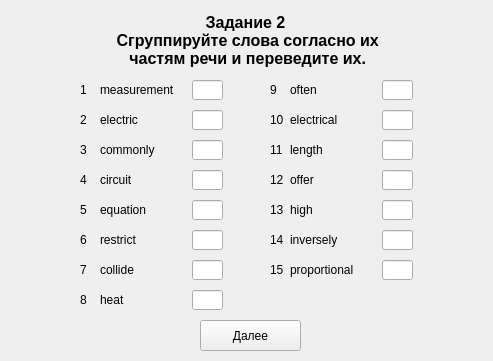
<?xml version="1.0" encoding="UTF-8"?>
<ui version="4.0">
 <class>Zadanie1_part1</class>
 <widget class="QWidget" name="Zadanie1_part1">
  <property name="geometry">
   <rect>
    <x>0</x>
    <y>0</y>
    <width>493</width>
    <height>361</height>
   </rect>
  </property>
  <property name="windowTitle">
   <string>Form</string>
  </property>
  <widget class="QLabel" name="label_title">
   <property name="geometry">
    <rect>
     <x>10</x>
     <y>10</y>
     <width>471</width>
     <height>61</height>
    </rect>
   </property>
   <property name="font">
    <font>
     <pointsize>12</pointsize>
     <weight>75</weight>
     <bold>true</bold>
     <strikeout>false</strikeout>
    </font>
   </property>
   <property name="cursor">
    <cursorShape>ArrowCursor</cursorShape>
   </property>
   <property name="text">
    <string>Задание 2
 Сгруппируйте слова согласно их
 частям речи и переведите их.</string>
   </property>
   <property name="textFormat">
    <enum>Qt::AutoText</enum>
   </property>
   <property name="alignment">
    <set>Qt::AlignCenter</set>
   </property>
  </widget>
  <widget class="QLabel" name="label_number_1">
   <property name="geometry">
    <rect>
     <x>80</x>
     <y>80</y>
     <width>16</width>
     <height>20</height>
    </rect>
   </property>
   <property name="text">
    <string>1</string>
   </property>
  </widget>
  <widget class="QLineEdit" name="lineEdit_answer_1">
   <property name="geometry">
    <rect>
     <x>192</x>
     <y>80</y>
     <width>31</width>
     <height>20</height>
    </rect>
   </property>
   <property name="text">
    <string/>
   </property>
  </widget>
  <widget class="QPushButton" name="pushButton_answer">
   <property name="geometry">
    <rect>
     <x>200</x>
     <y>320</y>
     <width>101</width>
     <height>31</height>
    </rect>
   </property>
   <property name="text">
    <string>Далее</string>
   </property>
  </widget>
  <widget class="QLabel" name="label_word_1">
   <property name="geometry">
    <rect>
     <x>100</x>
     <y>80</y>
     <width>81</width>
     <height>20</height>
    </rect>
   </property>
   <property name="text">
    <string>measurement</string>
   </property>
  </widget>
  <widget class="QLabel" name="label_word_2">
   <property name="geometry">
    <rect>
     <x>100</x>
     <y>110</y>
     <width>81</width>
     <height>20</height>
    </rect>
   </property>
   <property name="text">
    <string>electric</string>
   </property>
  </widget>
  <widget class="QLineEdit" name="lineEdit_answer_2">
   <property name="geometry">
    <rect>
     <x>192</x>
     <y>110</y>
     <width>31</width>
     <height>20</height>
    </rect>
   </property>
  </widget>
  <widget class="QLabel" name="label_number_2">
   <property name="geometry">
    <rect>
     <x>80</x>
     <y>110</y>
     <width>16</width>
     <height>20</height>
    </rect>
   </property>
   <property name="text">
    <string>2</string>
   </property>
  </widget>
  <widget class="QLabel" name="label_word_3">
   <property name="geometry">
    <rect>
     <x>100</x>
     <y>140</y>
     <width>81</width>
     <height>20</height>
    </rect>
   </property>
   <property name="text">
    <string>commonly</string>
   </property>
  </widget>
  <widget class="QLineEdit" name="lineEdit_answer_3">
   <property name="geometry">
    <rect>
     <x>192</x>
     <y>140</y>
     <width>31</width>
     <height>20</height>
    </rect>
   </property>
  </widget>
  <widget class="QLabel" name="label_number_3">
   <property name="geometry">
    <rect>
     <x>80</x>
     <y>140</y>
     <width>16</width>
     <height>20</height>
    </rect>
   </property>
   <property name="text">
    <string>3</string>
   </property>
  </widget>
  <widget class="QLabel" name="label_word_4">
   <property name="geometry">
    <rect>
     <x>100</x>
     <y>170</y>
     <width>81</width>
     <height>20</height>
    </rect>
   </property>
   <property name="text">
    <string>circuit</string>
   </property>
  </widget>
  <widget class="QLineEdit" name="lineEdit_answer_4">
   <property name="geometry">
    <rect>
     <x>192</x>
     <y>170</y>
     <width>31</width>
     <height>20</height>
    </rect>
   </property>
  </widget>
  <widget class="QLabel" name="label_number_4">
   <property name="geometry">
    <rect>
     <x>80</x>
     <y>170</y>
     <width>16</width>
     <height>20</height>
    </rect>
   </property>
   <property name="text">
    <string>4</string>
   </property>
  </widget>
  <widget class="QLabel" name="label_word_5">
   <property name="geometry">
    <rect>
     <x>100</x>
     <y>200</y>
     <width>81</width>
     <height>20</height>
    </rect>
   </property>
   <property name="text">
    <string>equation</string>
   </property>
  </widget>
  <widget class="QLineEdit" name="lineEdit_answer_5">
   <property name="geometry">
    <rect>
     <x>192</x>
     <y>200</y>
     <width>31</width>
     <height>20</height>
    </rect>
   </property>
  </widget>
  <widget class="QLabel" name="label_number_5">
   <property name="geometry">
    <rect>
     <x>80</x>
     <y>200</y>
     <width>16</width>
     <height>20</height>
    </rect>
   </property>
   <property name="text">
    <string>5</string>
   </property>
  </widget>
  <widget class="QLabel" name="label_word_6">
   <property name="geometry">
    <rect>
     <x>100</x>
     <y>230</y>
     <width>81</width>
     <height>20</height>
    </rect>
   </property>
   <property name="text">
    <string>restrict</string>
   </property>
  </widget>
  <widget class="QLineEdit" name="lineEdit_answer_6">
   <property name="geometry">
    <rect>
     <x>192</x>
     <y>230</y>
     <width>31</width>
     <height>20</height>
    </rect>
   </property>
  </widget>
  <widget class="QLabel" name="label_number_6">
   <property name="geometry">
    <rect>
     <x>80</x>
     <y>230</y>
     <width>16</width>
     <height>20</height>
    </rect>
   </property>
   <property name="text">
    <string>6</string>
   </property>
  </widget>
  <widget class="QLabel" name="label_word_7">
   <property name="geometry">
    <rect>
     <x>100</x>
     <y>260</y>
     <width>81</width>
     <height>20</height>
    </rect>
   </property>
   <property name="text">
    <string>collide</string>
   </property>
  </widget>
  <widget class="QLineEdit" name="lineEdit_answer_7">
   <property name="geometry">
    <rect>
     <x>192</x>
     <y>260</y>
     <width>31</width>
     <height>20</height>
    </rect>
   </property>
  </widget>
  <widget class="QLabel" name="label_number_7">
   <property name="geometry">
    <rect>
     <x>80</x>
     <y>260</y>
     <width>16</width>
     <height>20</height>
    </rect>
   </property>
   <property name="text">
    <string>7</string>
   </property>
  </widget>
  <widget class="QLabel" name="label_word_8">
   <property name="geometry">
    <rect>
     <x>100</x>
     <y>290</y>
     <width>81</width>
     <height>20</height>
    </rect>
   </property>
   <property name="text">
    <string>heat</string>
   </property>
  </widget>
  <widget class="QLineEdit" name="lineEdit_answer_8">
   <property name="geometry">
    <rect>
     <x>192</x>
     <y>290</y>
     <width>31</width>
     <height>20</height>
    </rect>
   </property>
  </widget>
  <widget class="QLabel" name="label_number_8">
   <property name="geometry">
    <rect>
     <x>80</x>
     <y>290</y>
     <width>16</width>
     <height>20</height>
    </rect>
   </property>
   <property name="text">
    <string>8</string>
   </property>
  </widget>
  <widget class="QLabel" name="label_word_9">
   <property name="geometry">
    <rect>
     <x>290</x>
     <y>80</y>
     <width>81</width>
     <height>20</height>
    </rect>
   </property>
   <property name="text">
    <string>often</string>
   </property>
  </widget>
  <widget class="QLineEdit" name="lineEdit_answer_9">
   <property name="geometry">
    <rect>
     <x>382</x>
     <y>80</y>
     <width>31</width>
     <height>20</height>
    </rect>
   </property>
  </widget>
  <widget class="QLabel" name="label_number_9">
   <property name="geometry">
    <rect>
     <x>270</x>
     <y>80</y>
     <width>16</width>
     <height>20</height>
    </rect>
   </property>
   <property name="text">
    <string>9</string>
   </property>
  </widget>
  <widget class="QLabel" name="label_word_10">
   <property name="geometry">
    <rect>
     <x>290</x>
     <y>110</y>
     <width>81</width>
     <height>20</height>
    </rect>
   </property>
   <property name="text">
    <string>electrical</string>
   </property>
  </widget>
  <widget class="QLineEdit" name="lineEdit_answer_10">
   <property name="geometry">
    <rect>
     <x>382</x>
     <y>110</y>
     <width>31</width>
     <height>20</height>
    </rect>
   </property>
  </widget>
  <widget class="QLabel" name="label_number_10">
   <property name="geometry">
    <rect>
     <x>270</x>
     <y>110</y>
     <width>16</width>
     <height>20</height>
    </rect>
   </property>
   <property name="text">
    <string>10</string>
   </property>
  </widget>
  <widget class="QLabel" name="label_word_11">
   <property name="geometry">
    <rect>
     <x>290</x>
     <y>140</y>
     <width>81</width>
     <height>20</height>
    </rect>
   </property>
   <property name="text">
    <string>length</string>
   </property>
  </widget>
  <widget class="QLineEdit" name="lineEdit_answer_11">
   <property name="geometry">
    <rect>
     <x>382</x>
     <y>140</y>
     <width>31</width>
     <height>20</height>
    </rect>
   </property>
  </widget>
  <widget class="QLabel" name="label_number_11">
   <property name="geometry">
    <rect>
     <x>270</x>
     <y>140</y>
     <width>16</width>
     <height>20</height>
    </rect>
   </property>
   <property name="text">
    <string>11</string>
   </property>
  </widget>
  <widget class="QLabel" name="label_word_12">
   <property name="geometry">
    <rect>
     <x>290</x>
     <y>170</y>
     <width>81</width>
     <height>20</height>
    </rect>
   </property>
   <property name="text">
    <string>offer</string>
   </property>
  </widget>
  <widget class="QLineEdit" name="lineEdit_answer_12">
   <property name="geometry">
    <rect>
     <x>382</x>
     <y>170</y>
     <width>31</width>
     <height>20</height>
    </rect>
   </property>
  </widget>
  <widget class="QLabel" name="label_number_12">
   <property name="geometry">
    <rect>
     <x>270</x>
     <y>170</y>
     <width>16</width>
     <height>20</height>
    </rect>
   </property>
   <property name="text">
    <string>12</string>
   </property>
  </widget>
  <widget class="QLabel" name="label_word_13">
   <property name="geometry">
    <rect>
     <x>290</x>
     <y>200</y>
     <width>81</width>
     <height>20</height>
    </rect>
   </property>
   <property name="text">
    <string>high</string>
   </property>
  </widget>
  <widget class="QLineEdit" name="lineEdit_answer_13">
   <property name="geometry">
    <rect>
     <x>382</x>
     <y>200</y>
     <width>31</width>
     <height>20</height>
    </rect>
   </property>
  </widget>
  <widget class="QLabel" name="label_number_13">
   <property name="geometry">
    <rect>
     <x>270</x>
     <y>200</y>
     <width>16</width>
     <height>20</height>
    </rect>
   </property>
   <property name="text">
    <string>13</string>
   </property>
  </widget>
  <widget class="QLabel" name="label_word_14">
   <property name="geometry">
    <rect>
     <x>290</x>
     <y>230</y>
     <width>81</width>
     <height>20</height>
    </rect>
   </property>
   <property name="text">
    <string>inversely</string>
   </property>
  </widget>
  <widget class="QLineEdit" name="lineEdit_answer_14">
   <property name="geometry">
    <rect>
     <x>382</x>
     <y>230</y>
     <width>31</width>
     <height>20</height>
    </rect>
   </property>
  </widget>
  <widget class="QLabel" name="label_number_14">
   <property name="geometry">
    <rect>
     <x>270</x>
     <y>230</y>
     <width>16</width>
     <height>20</height>
    </rect>
   </property>
   <property name="text">
    <string>14</string>
   </property>
  </widget>
  <widget class="QLabel" name="label_word_15">
   <property name="geometry">
    <rect>
     <x>290</x>
     <y>260</y>
     <width>81</width>
     <height>20</height>
    </rect>
   </property>
   <property name="text">
    <string>proportional</string>
   </property>
  </widget>
  <widget class="QLineEdit" name="lineEdit_answer_15">
   <property name="geometry">
    <rect>
     <x>382</x>
     <y>260</y>
     <width>31</width>
     <height>20</height>
    </rect>
   </property>
  </widget>
  <widget class="QLabel" name="label_number_15">
   <property name="geometry">
    <rect>
     <x>270</x>
     <y>260</y>
     <width>16</width>
     <height>20</height>
    </rect>
   </property>
   <property name="text">
    <string>15</string>
   </property>
  </widget>
 </widget>
 <resources/>
 <connections/>
</ui>
